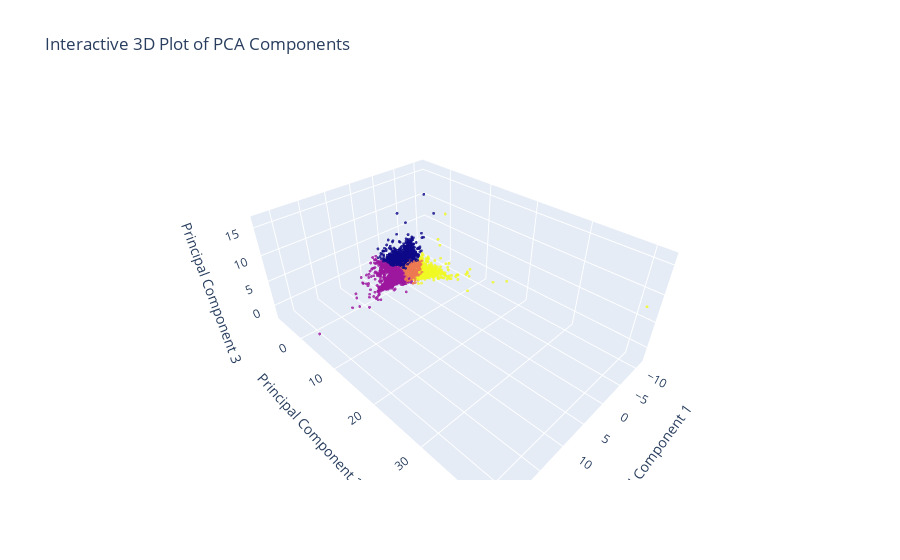

Notebook source saved alongside this figure:
### Markdown cell above
### PCA

### Code cell
import plotly.graph_objects as go

optimal_k = 4  # Replace with the optimal number of clusters you've determined from the elbow method

# Dimensionality Reduction with PCA (Optional)
pca = PCA(n_components=3)
df_reduced = pca.fit_transform(df_processed)

# Perform K-means clustering on the reduced data
kmeans_pca = KMeans(n_clusters=optimal_k, random_state=42, n_init=1)
cluster_assignment_pca = kmeans_pca.fit_predict(df_reduced)
# Create a 3D scatter plot
fig = go.Figure(data=[go.Scatter3d(
    x=df_reduced[:, 0],
    y=df_reduced[:, 1],
    z=df_reduced[:, 2],
    mode='markers',
    marker=dict(
        size=1,
        color=cluster_assignment_pca,  # Color by cluster assignment
        opacity=0.8
    )
)])

# Add axis labels
fig.update_layout(scene=dict(
    xaxis_title='Principal Component 1',
    yaxis_title='Principal Component 2',
    zaxis_title='Principal Component 3'
))

# Add title
fig.update_layout(title='Interactive 3D Plot of PCA Components')

# Show plot
fig.show()

### Figure 1 — Plotly figure (JSON) as saved in the notebook; plotly's stock layout.template omitted (floating-point values rounded to 4 significant figures; data arrays with more than 128 entries replaced by an {"elided": "..."} marker saying what was removed)
{"data": [{"marker": {"color": {"elided": "21230 int values"}, "opacity": 0.8, "size": 1}, "mode": "markers", "type": "scatter3d", "x": {"elided": "21230 float values"}, "y": {"elided": "21230 float values"}, "z": {"elided": "21230 float values"}}], "layout": {"scene": {"xaxis": {"title": {"text": "Principal Component 1"}}, "yaxis": {"title": {"text": "Principal Component 2"}}, "zaxis": {"title": {"text": "Principal Component 3"}}}, "title": {"text": "Interactive 3D Plot of PCA Components"}}}
